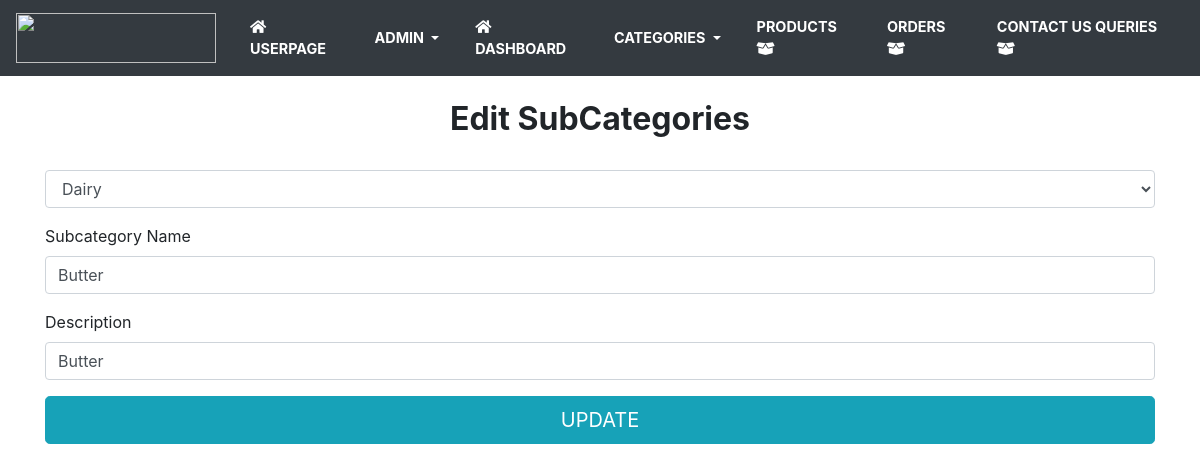
The app's page /Code/editsubcategory.php?subcategoryid=100 (signed in) with its own data.
### tables this page shows
CREATE TABLE `subcategory` (
  `subcategoryid` int(50) NOT NULL,
  `subcategoryname` varchar(100) NOT NULL,
  `description` text NOT NULL,
  `categories` varchar(100) NOT NULL
);

CREATE TABLE `categories` (
  `categories` varchar(100) NOT NULL,
  `description` text NOT NULL,
  `catphoto` varchar(100) NOT NULL
);

### Code/editsubcategory.php (the view, shortened to what this page needs)
<?php
include_once "connection.php";
if (isset($_GET['subcategoryid'])) {
    $subcategoryid = $_GET['subcategoryid'];
    $selectid = "select * from subcategory where subcategoryid='$subcategoryid'";
    $idData = mysqli_query($con, $selectid);
    $rowid = mysqli_fetch_assoc($idData);
} else {
    header('location:subcategory.php');
}
?>
    <!doctype html>
    <html lang="en">
<head>
</head>
<body>
<?php
include_once "adminheader2.php";
?>
<div class="container">
    <br>
    <h2 class="text-center"><b>Edit SubCategories</b></h2>
    <form action="manage_subcategories.php" method="post">
    <div class="form-group">
            <select required name="categories" id="categories" class="form-control">
                <?php
                $selectcat = "select * from categories";
                $catData = mysqli_query($con, $selectcat);
                while ($rowcat = mysqli_fetch_assoc($catData)) {
                    ?>
                    <option <?php if ($rowcat['categories'] == $rowid['categories']) {
                        echo 'selected';
                    } ?> value="<?php echo $rowcat['categories'] ?>"><?php echo $rowcat['categories'] ?></option>
                    <?php
                }
                ?>
            </select>
        </div>
        <div class="form-group">
		<label for="subcategories" class=" form-control-label">Subcategory Name</label>
			<input type="text" name="subcategoryname" value="<?php echo $rowid['subcategoryname'] ?>" placeholder="Enter Subcategory name" class="form-control">
		</div>
		<div class="form-group">
		<label for="subcategories" class=" form-control-label">Description</label>
			<input type="text" name="description" value="<?php echo $rowid['description'] ?>" placeholder="Enter Description" class="form-control">
		</div>
        <div class="form-group">
            <input type="submit" value="UPDATE" class="btn btn-lg btn-info btn-block">
        </div>
    </form>
</div>
</body>
    </html><?php

### records on screen
subcategory: categories "Dairy", subcategoryname "Butter", description "Butter"
